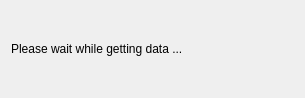
<?xml version="1.0" encoding="UTF-8"?>
<ui version="4.0">
 <class>QWaitWidget</class>
 <widget class="QWidget" name="QWaitWidget">
  <property name="geometry">
   <rect>
    <x>0</x>
    <y>0</y>
    <width>305</width>
    <height>98</height>
   </rect>
  </property>
  <property name="windowTitle">
   <string>Form</string>
  </property>
  <layout class="QHBoxLayout" name="horizontalLayout">
   <item>
    <widget class="QLabel" name="labWhat">
     <property name="text">
      <string>Please wait while getting data ...</string>
     </property>
     <property name="wordWrap">
      <bool>true</bool>
     </property>
    </widget>
   </item>
   <item>
    <widget class="QLabel" name="labWait">
     <property name="minimumSize">
      <size>
       <width>32</width>
       <height>32</height>
      </size>
     </property>
     <property name="maximumSize">
      <size>
       <width>32</width>
       <height>32</height>
      </size>
     </property>
     <property name="text">
      <string/>
     </property>
    </widget>
   </item>
  </layout>
 </widget>
 <resources/>
 <connections/>
</ui>
